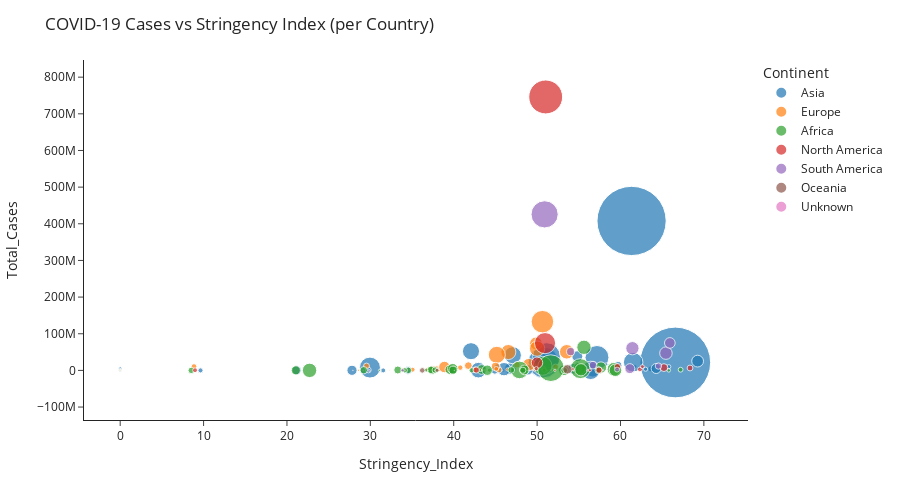

The cell this chart's notebook holds for it:
### Code cell
fig = px.scatter(df_cov_cont, x='Stringency_Index', y='Total_Cases', hover_name='Country', color='Continent', size='Population', template="simple_white", size_max=50)
fig.update_traces(textposition='top center')
fig.update_layout(
    height=500,
    title_text='COVID-19 Cases vs Stringency Index (per Country)'
)
fig.show()

### Figure 1 — Plotly figure (JSON) as saved in the notebook; plotly's stock layout.template omitted (floating-point values rounded to 4 significant figures)
{"data": [{"hovertemplate": "<b>%{hovertext}</b><br><br>Continent=Asia<br>Stringency_Index=%{x}<br>Total_Cases=%{y}<br>Population=%{marker.size}<extra></extra>", "hovertext": ["Afghanistan", "Armenia", "Azerbaijan", "Bahrain", "Bangladesh", "Bhutan", "Brunei", "Cambodia", "China", "Cyprus", "Georgia", "Hong Kong", "India", "Indonesia", "Iran", "Iraq", "Israel", "Japan", "Jordan", "Kazakhstan", "Kuwait", "Kyrgyzstan", "Laos", "Lebanon", "Malaysia", "Maldives", "Mongolia", "Myanmar", "Nepal", "Oman", "Pakistan", "Palestine", "Philippines", "Qatar", "Saudi Arabia", "Singapore", "South Korea", "Sri Lanka", "Syria", "Taiwan", "Tajikistan", "Thailand", "Turkey", "United Arab Emirates", "Uzbekistan", "Vietnam", "Yemen"], "legendgroup": "Asia", "marker": {"color": "#1F77B4", "size": [38928341, 2963234, 10139175, 1701583, 164689383, 771612, 437483, 16718971, 1439323774, 875899, 3989175, 7496988, 1380004385, 273523621, 83992953, 40222503, 8655541, 126476458, 10203140, 18776707, 4270563, 6524191, 7275556, 6825442, 32365998, 540542, 3278292, 54409794, 29136808, 5106622, 220892331, 5101416, 109581085, 2881060, 34813867, 5850343, 51269183, 21413250, 17500657, 23816775, 9537642, 69799978, 84339067, 9890400, 33469199, 97338583, 29825968], "sizemode": "area", "sizeref": 575700.0, "symbol": "circle"}, "mode": "markers", "name": "Asia", "orientation": "v", "showlegend": true, "textposition": "top center", "type": "scatter", "x": [46.8, 0, 63.65, 55.47, 57.18, 54.15, 34.38, 34.51, 66.57, 48.51, 56.89, 9.63, 61.33, 50.77, 42.07, 69.25, 54.81, 29.95, 51.49, 59.68, 61.74, 57.14, 31.54, 52.81, 48.87, 0, 45.93, 56.67, 64.28, 65.79, 51.13, 63.01, 61.52, 58.29, 54.82, 49.87, 46.03, 43.35, 44.93, 21.16, 29.76, 42.95, 47.09, 45.24, 54.33, 56.42, 27.8], "xaxis": "x", "y": [5126433, 5474629, 4236782, 6549995, 35266178, 22847, 30140, 39539, 21632319, 236673, 431689, 0, 407771615, 21570149, 52421884, 25280332, 16202474, 7659484, 716514, 13194863, 10622205, 4287847, 4039, 2220699, 1774181, 844040, 42465, 644209, 5243653, 10060093, 37738077, 3249458, 22409936, 16351440, 38585191, 8191161, 3333075, 446643, 267902, 97074, 1117391, 655703, 41431948, 10247326, 4421215, 122618, 228925], "yaxis": "y"}, {"hovertemplate": "<b>%{hovertext}</b><br><br>Continent=Europe<br>Stringency_Index=%{x}<br>Total_Cases=%{y}<br>Population=%{marker.size}<extra></extra>", "hovertext": ["Albania", "Andorra", "Austria", "Belarus", "Belgium", "Bosnia and Herzegovina", "Bulgaria", "Croatia", "Czech Republic", "Denmark", "Estonia", "Faeroe Islands", "Finland", "France", "Germany", "Gibraltar", "Greece", "Guernsey", "Hungary", "Iceland", "Ireland", "Isle of Man", "Italy", "Jersey", "Latvia", "Liechtenstein", "Lithuania", "Luxembourg", "Macedonia", "Malta", "Moldova", "Monaco", "Montenegro", "Netherlands", "Norway", "Poland", "Portugal", "Romania", "Russia", "San Marino", "Serbia", "Slovakia", "Slovenia", "Spain", "Sweden", "Switzerland", "Ukraine", "United Kingdom"], "legendgroup": "Europe", "marker": {"color": "#FF7F0E", "size": [2877800, 77265, 9006400, 9449321, 11589616, 3280815, 6948445, 4105268, 10708982, 5792203, 1326539, 48865, 5540718, 65273512, 83783945, 33691, 10423056, 67052, 9660350, 341250, 4937796, 85032, 60461828, 101073, 1886202, 38137, 2722291, 625976, 2083380, 441539, 4033963, 39244, 628062, 17134873, 5421242, 37846605, 10196707, 19237682, 145934460, 33938, 6804596, 5459643, 2078932, 46754783, 10099270, 8654618, 43733759, 67886004], "sizemode": "area", "sizeref": 575700.0, "symbol": "circle"}, "mode": "markers", "name": "Europe", "orientation": "v", "showlegend": true, "textposition": "top center", "type": "scatter", "x": [48.63, 31.29, 37.96, 8.85, 47.58, 46.46, 35.07, 38.18, 37.5, 43.27, 28.58, 0, 33.9, 46.55, 45.17, 33.24, 45.42, 0, 42.59, 32.31, 50.81, 0, 53.55, 0, 38.25, 0, 34.31, 35.98, 0, 0, 49.47, 0, 0, 41.75, 36.83, 38.88, 52.21, 45.01, 50.64, 40.03, 45.1, 37.8, 40.17, 49.86, 29.54, 40.78, 49.01, 50], "xaxis": "x", "y": [1071951, 223576, 4909197, 10595186, 15192468, 2200057, 1890380, 1314031, 5213980, 3030088, 445402, 56893, 1458484, 50084335, 42447678, 45340, 1421470, 49814, 1708798, 421210, 5239798, 64935, 50752853, 66777, 255964, 19885, 488057, 1146724, 1724220, 251261, 4632482, 21511, 675912, 13026629, 1985889, 9239657, 9266263, 10672859, 132888951, 134994, 3984174, 798665, 547075, 73717676, 11910109, 7552067, 15805665, 59475032], "yaxis": "y"}, {"hovertemplate": "<b>%{hovertext}</b><br><br>Continent=Africa<br>Stringency_Index=%{x}<br>Total_Cases=%{y}<br>Population=%{marker.size}<extra></extra>", "hovertext": ["Algeria", "Angola", "Benin", "Botswana", "Burkina Faso", "Burundi", "Cameroon", "Cape Verde", "Central African Republic", "Chad", "Comoros", "Congo", "Cote d'Ivoire", "Democratic Republic of Congo", "Djibouti", "Egypt", "Equatorial Guinea", "Eritrea", "Ethiopia", "Gabon", "Gambia", "Ghana", "Guinea", "Guinea-Bissau", "Kenya", "Lesotho", "Liberia", "Libya", "Madagascar", "Malawi", "Mali", "Mauritania", "Mauritius", "Morocco", "Mozambique", "Namibia", "Niger", "Nigeria", "Rwanda", "Sao Tome and Principe", "Senegal", "Seychelles", "Sierra Leone", "Somalia", "South Africa", "South Sudan", "Sudan", "Swaziland", "Tanzania", "Togo", "Tunisia", "Uganda", "Zambia", "Zimbabwe"], "legendgroup": "Africa", "marker": {"color": "#2CA02C", "size": [43851043, 32866268, 12123198, 2351625, 20903278, 11890781, 26545864, 555988, 4829764, 16425859, 869595, 5518092, 26378275, 89561404, 988002, 102334403, 1402985, 3546427, 114963583, 2225728, 2416664, 31072945, 13132792, 1967998, 53771300, 2142252, 5057677, 6871287, 27691019, 19129955, 20250834, 4649660, 1271767, 36910558, 31255435, 2540916, 24206636, 206139587, 12952209, 219161, 16743930, 98340, 7976985, 15893219, 59308690, 11193729, 43849269, 1160164, 59734213, 8278737, 11818618, 45741000, 18383956, 14862927], "sizemode": "area", "sizeref": 575700.0, "symbol": "circle"}, "mode": "markers", "name": "Africa", "orientation": "v", "showlegend": true, "textposition": "top center", "type": "scatter", "x": [55.05, 53.22, 34.56, 43.84, 39.76, 8.52, 43.35, 51, 44.28, 48.33, 0, 50.84, 39.53, 47.89, 43.72, 50.65, 0, 65.79, 55.18, 51.86, 52.23, 39.88, 46.9, 0, 59.21, 33.84, 53.44, 67.21, 48.47, 39.92, 37.4, 36.7, 31.09, 57.66, 44.02, 43.19, 21.06, 51.64, 53.25, 0, 37.28, 29.14, 34.12, 29.21, 55.62, 48.29, 55.26, 54.4, 22.71, 42.16, 37.78, 59.4, 33.29, 57.36], "xaxis": "x", "y": [4893999, 304005, 245893, 205758, 231452, 49745, 2476502, 463888, 593048, 154173, 52437, 473368, 2132883, 1271391, 781771, 12422845, 557355, 40026, 4876417, 1031803, 229521, 4900649, 1195836, 306564, 3277734, 107948, 159880, 1817274, 1443321, 536447, 390637, 799222, 69524, 7839270, 510578, 681299, 199978, 6107371, 388775, 121909, 1586747, 14701, 268396, 491145, 63027659, 333500, 1663545, 444238, 91526, 169903, 1000626, 448728, 1129913, 593699], "yaxis": "y"}, {"hovertemplate": "<b>%{hovertext}</b><br><br>Continent=North America<br>Stringency_Index=%{x}<br>Total_Cases=%{y}<br>Population=%{marker.size}<extra></extra>", "hovertext": ["Anguilla", "Antigua and Barbuda", "Aruba", "Bahamas", "Barbados", "Belize", "Bermuda", "Bonaire Sint Eustatius and Saba", "British Virgin Islands", "Canada", "Cayman Islands", "Costa Rica", "Cuba", "Curacao", "Dominica", "Dominican Republic", "El Salvador", "Greenland", "Grenada", "Guatemala", "Haiti", "Honduras", "Jamaica", "Mexico", "Montserrat", "Nicaragua", "Panama", "Puerto Rico", "Saint Kitts and Nevis", "Saint Lucia", "Saint Vincent and the Grenadines", "Trinidad and Tobago", "Turks and Caicos Islands", "United States", "United States Virgin Islands"], "legendgroup": "North America", "marker": {"color": "#D62728", "size": [15002, 97928, 106766, 393248, 287371, 397621, 62273, 26221, 30237, 37742157, 65720, 5094114, 11326616, 164100, 71991, 10847904, 6486201, 56772, 112519, 17915567, 11402533, 9904608, 2961161, 128932753, 4999, 6624554, 4314768, 2860840, 53192, 183629, 110947, 1399491, 38718, 331002647, 104423], "sizemode": "area", "sizeref": 575700.0, "symbol": "circle"}, "mode": "markers", "name": "North America", "orientation": "v", "showlegend": true, "textposition": "top center", "type": "scatter", "x": [27.94, 0, 37.75, 0, 43.36, 48.99, 40.06, 0, 34.24, 49.99, 27.9, 49.9, 57.43, 0, 36.25, 59.64, 62.33, 31.84, 0, 65.21, 42.7, 68.34, 56.33, 50.95, 32.07, 8.98, 62.62, 54.27, 0, 0, 0, 52.13, 36.94, 51.03, 0], "xaxis": "x", "y": [614, 12619, 215110, 237908, 24998, 106383, 28876, 5080, 4605, 20902374, 33173, 4631835, 581546, 19777, 3977, 10649646, 2573206, 2678, 4470, 7644426, 1023155, 6545499, 370890, 74347548, 2383, 524410, 10371724, 3586463, 3246, 4450, 7824, 225550, 44432, 746014098, 98536], "yaxis": "y"}, {"hovertemplate": "<b>%{hovertext}</b><br><br>Continent=South America<br>Stringency_Index=%{x}<br>Total_Cases=%{y}<br>Population=%{marker.size}<extra></extra>", "hovertext": ["Argentina", "Bolivia", "Brazil", "Chile", "Colombia", "Ecuador", "Falkland Islands", "Guyana", "Paraguay", "Peru", "Suriname", "Uruguay", "Venezuela"], "legendgroup": "South America", "marker": {"color": "#9467BD", "size": [45195777, 11673029, 212559409, 19116209, 50882884, 17643060, 3483, 786559, 7132530, 32971846, 586634, 3473727, 28435943], "sizemode": "area", "sizeref": 575700.0, "symbol": "circle"}, "mode": "markers", "name": "South America", "orientation": "v", "showlegend": true, "textposition": "top center", "type": "scatter", "x": [65.45, 64.55, 50.9, 54.02, 61.43, 56.7, 24.09, 56.03, 59.59, 65.92, 57.91, 33.85, 61.12], "xaxis": "x", "y": [47155234, 11858838, 425704517, 51268034, 60543682, 14408757, 2467, 166917, 2265640, 74882695, 358632, 239884, 4839834], "yaxis": "y"}, {"hovertemplate": "<b>%{hovertext}</b><br><br>Continent=Oceania<br>Stringency_Index=%{x}<br>Total_Cases=%{y}<br>Population=%{marker.size}<extra></extra>", "hovertext": ["Australia", "Fiji", "French Polynesia", "Guam", "New Caledonia", "New Zealand", "Northern Mariana Islands", "Papua New Guinea", "Solomon Islands"], "legendgroup": "Oceania", "marker": {"color": "#8C564B", "size": [25499881, 896444, 280904, 168783, 285491, 4822233, 57557, 8947027, 686878], "sizemode": "area", "sizeref": 575700.0, "symbol": "circle"}, "mode": "markers", "name": "Oceania", "orientation": "v", "showlegend": true, "textposition": "top center", "type": "scatter", "x": [53.64, 49.69, 0, 45.85, 0, 38.01, 0, 36.23, 0], "xaxis": "x", "y": [3012377, 4742, 95388, 160975, 4495, 253203, 7784, 35966, 11], "yaxis": "y"}, {"hovertemplate": "<b>%{hovertext}</b><br><br>Continent=Unknown<br>Stringency_Index=%{x}<br>Total_Cases=%{y}<br>Population=%{marker.size}<extra></extra>", "hovertext": ["Sint Maarten (Dutch part)", "Timor", "Vatican"], "legendgroup": "Unknown", "marker": {"color": "#E377C2", "size": [42882, 1318442, 809], "sizemode": "area", "sizeref": 575700.0, "symbol": "circle"}, "mode": "markers", "name": "Unknown", "orientation": "v", "showlegend": true, "textposition": "top center", "type": "scatter", "x": [0, 29.86, 0], "xaxis": "x", "y": [48026, 4697, 2415], "yaxis": "y"}], "layout": {"height": 500, "legend": {"itemsizing": "constant", "title": {"text": "Continent"}, "tracegroupgap": 0}, "margin": {"t": 60}, "title": {"text": "COVID-19 Cases vs Stringency Index (per Country)"}, "xaxis": {"anchor": "y", "domain": [0, 1], "title": {"text": "Stringency_Index"}}, "yaxis": {"anchor": "x", "domain": [0, 1], "title": {"text": "Total_Cases"}}}}
